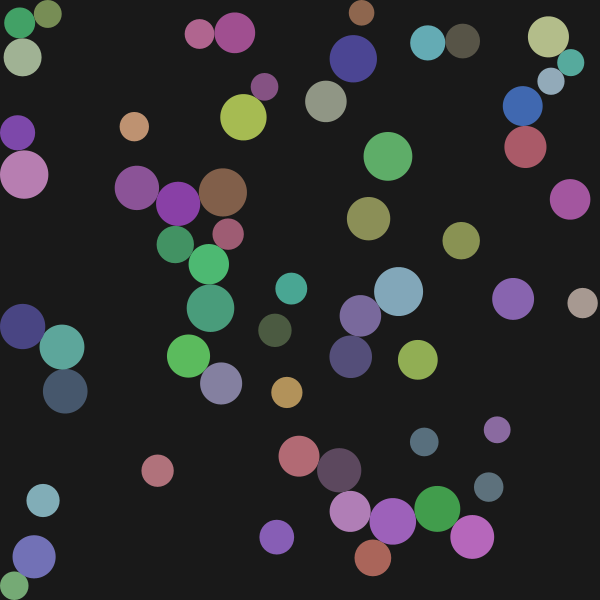
Frame 1 (no input)
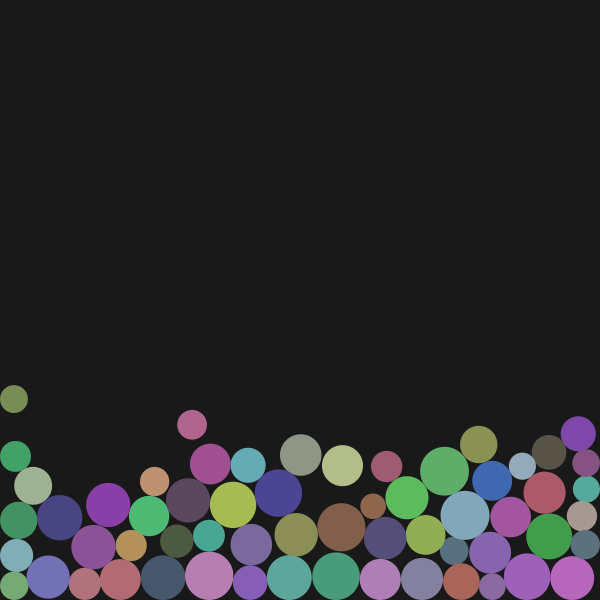
Frame 60 (the mouse pressed at the canvas centre just before this capture)
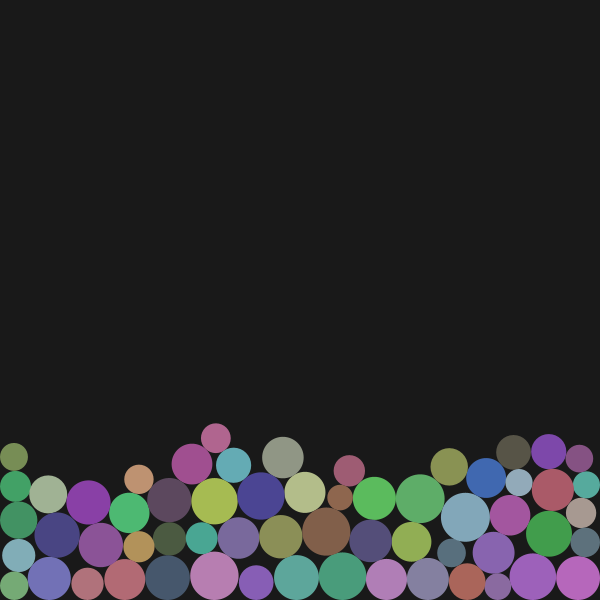
Frame 120 (the mouse held since frame 60 and released just before this capture)

The Processing sketch that drew these frames (run headless with seeded random() and noise(); from frame 60 on, the mouse is pressed at the canvas centre):

// Processing sketch: Trash_Physics_Sim
// ── Trash_Physics_Sim.pde
int cir = 60;
Circle[] c = new Circle[cir];
int drag = -1;
float ag = 1;
float min = 25;
float max = 50;
void setup() {
  pixelDensity(1);
  size(600, 600);
  generate((int)min, (int)max);
  frameRate(60);
}
void draw() {
  background(25);
  fill(255);
  stroke(0);
  strokeWeight(1);

  for (Circle i : c) {
    i.move();
  }
  if (drag > -1) {
    if (!mousePressed) {
      drag = -1;
    } else {
      c[drag].set_new_center(mouseX, mouseY);
    }
  }
  constrain();

  for (int i = 0; i < cir; i++) {
    c[i].iterate();
    fill(255);
    stroke(0);
    strokeWeight(1);
    c[i].display();
  }
}
void collide() {
  float overlap = 0;
  for (int f = 0; f < cir; f++) {
    for (int g = f+1; g < cir; g++) {
      if (f != g) {
        Circle m = c[f];
        Circle n = c[g];
        if (abs(m.nx-n.nx)<(m.d+n.d)/2) {
          if (abs(m.ny-n.ny)<(m.d+n.d)/2) {
            if (((m.d+n.d)*(m.d+n.d))/4>((m.nx-n.nx)*(m.nx-n.nx)+(m.ny-n.ny)*(m.ny-n.ny))) {
              float dismn = dis(m.nx, m.ny, n.nx, n.ny);
              overlap = ((m.d+n.d)/2)-dismn;

              float overlapx = (overlap/(dismn))*(m.nx-n.nx);
              float overlapy = (overlap/(dismn))*(m.ny-n.ny);

              m.set_new_center(m.nx+ag*overlapx*(pow(n.d, 2)/(pow(n.d, 2)+pow(m.d, 2))), m.ny+ag*overlapy*(pow(n.d, 2)/(pow(n.d, 2)+pow(m.d, 2))));
              n.set_new_center(n.nx-ag*overlapx*(pow(m.d, 2)/(pow(n.d, 2)+pow(m.d, 2))), n.ny-ag*overlapy*(pow(m.d, 2)/(pow(n.d, 2)+pow(m.d, 2))));
            }
          }
        }
      }
    }
  }
  for (Circle f : c) {
    if (f.nx+f.d/2>width) {
      f.set_new_center(width-f.d/2, f.ny);
    }
    if (f.nx-f.d/2<0) {
      f.set_new_center(f.d/2, f.ny);
    }
    if (f.ny+f.d/2>height) {
      f.set_new_center(f.nx, height-f.d/2);
    }
    if (f.ny-f.d/2<0) {
      f.set_new_center(f.nx, f.d/2);
    }
  }
}

void generate(int min, int max) {
  for (int i = 0; i < cir; i++) {
    c[i] = new Circle(random(width), random(height), random(min, max));
  }
}
float dis(float x1, float y1, float x2, float y2) {
  return sqrt((x1-x2)*(x1-x2)+(y1-y2)*(y1-y2));
}
void constrain() {
  for (int t = 0; t < 5; t++) {
    collide();
  }
}

void mousePressed() {
  for (int g = 0; g < cir; g++) {
    if (dis(c[g].x, c[g].y, mouseX, mouseY)<c[g].d/2) {
      drag = g;
    }
  }
}

// ── Circle_Class.pde
class Circle {
  float x;
  float y;
  float nx;
  float ny;
  float px;
  float py;
  float d;
  color col;
  Circle(float x_, float y_, float d_) {
    x = x_;
    y = y_;
    px = x_;
    py = y_;
    nx = x_;
    ny = y_;
    d = d_;
    col = color(64+random(128),64+random(128),64+random(128));
  }
  void set_center(float x_, float y_) {//test
    x = (x_);
    y = (y_);
  }
  void set_new_center(float x_, float y_) {
    nx = (x_);
    ny = (y_);
  }
  void iterate() {
    px = x;
    py = y;
    x = nx;
    y = ny;
  }
  void move() {
    
    //set_new_center(2*x-px+(x-width/2)/-dis(x,y,width/2,height/2),2*y-py+(y-height/2)/-dis(x,y,width/2,height/2));
    set_new_center(2*x-px,2*y-py+0.5);
    

}

  void display() {
   fill(col);
   noStroke();
    ellipse(x, y, d, d);
  }
}
